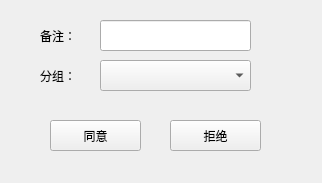
<?xml version="1.0" encoding="UTF-8"?>
<ui version="4.0">
 <class>Agreefriend</class>
 <widget class="QWidget" name="Agreefriend">
  <property name="geometry">
   <rect>
    <x>0</x>
    <y>0</y>
    <width>322</width>
    <height>183</height>
   </rect>
  </property>
  <property name="font">
   <font>
    <family>Microsoft YaHei</family>
    <stylestrategy>PreferAntialias</stylestrategy>
   </font>
  </property>
  <property name="windowTitle">
   <string>Form</string>
  </property>
  <property name="styleSheet">
   <string notr="true">*{font-family:Microsoft YaHei;}</string>
  </property>
  <widget class="QLabel" name="label">
   <property name="geometry">
    <rect>
     <x>40</x>
     <y>20</y>
     <width>61</width>
     <height>31</height>
    </rect>
   </property>
   <property name="font">
    <font>
     <family>Microsoft YaHei</family>
     <stylestrategy>PreferAntialias</stylestrategy>
    </font>
   </property>
   <property name="text">
    <string>备注：</string>
   </property>
  </widget>
  <widget class="QLabel" name="label_2">
   <property name="geometry">
    <rect>
     <x>40</x>
     <y>60</y>
     <width>61</width>
     <height>31</height>
    </rect>
   </property>
   <property name="font">
    <font>
     <family>Microsoft YaHei</family>
     <stylestrategy>PreferAntialias</stylestrategy>
    </font>
   </property>
   <property name="text">
    <string>分组：</string>
   </property>
  </widget>
  <widget class="QComboBox" name="comboBox">
   <property name="geometry">
    <rect>
     <x>100</x>
     <y>60</y>
     <width>151</width>
     <height>31</height>
    </rect>
   </property>
   <property name="font">
    <font>
     <family>Microsoft YaHei</family>
     <stylestrategy>PreferAntialias</stylestrategy>
    </font>
   </property>
  </widget>
  <widget class="QLineEdit" name="lineEdit">
   <property name="geometry">
    <rect>
     <x>100</x>
     <y>20</y>
     <width>151</width>
     <height>31</height>
    </rect>
   </property>
   <property name="font">
    <font>
     <family>Microsoft YaHei</family>
     <stylestrategy>PreferAntialias</stylestrategy>
    </font>
   </property>
  </widget>
  <widget class="QPushButton" name="pushButton">
   <property name="geometry">
    <rect>
     <x>50</x>
     <y>120</y>
     <width>91</width>
     <height>31</height>
    </rect>
   </property>
   <property name="font">
    <font>
     <family>Microsoft YaHei</family>
     <stylestrategy>PreferAntialias</stylestrategy>
    </font>
   </property>
   <property name="text">
    <string>同意</string>
   </property>
  </widget>
  <widget class="QPushButton" name="pushButton_2">
   <property name="geometry">
    <rect>
     <x>170</x>
     <y>120</y>
     <width>91</width>
     <height>31</height>
    </rect>
   </property>
   <property name="font">
    <font>
     <family>Microsoft YaHei</family>
     <stylestrategy>PreferAntialias</stylestrategy>
    </font>
   </property>
   <property name="text">
    <string>拒绝</string>
   </property>
  </widget>
 </widget>
 <resources/>
 <connections/>
</ui>
